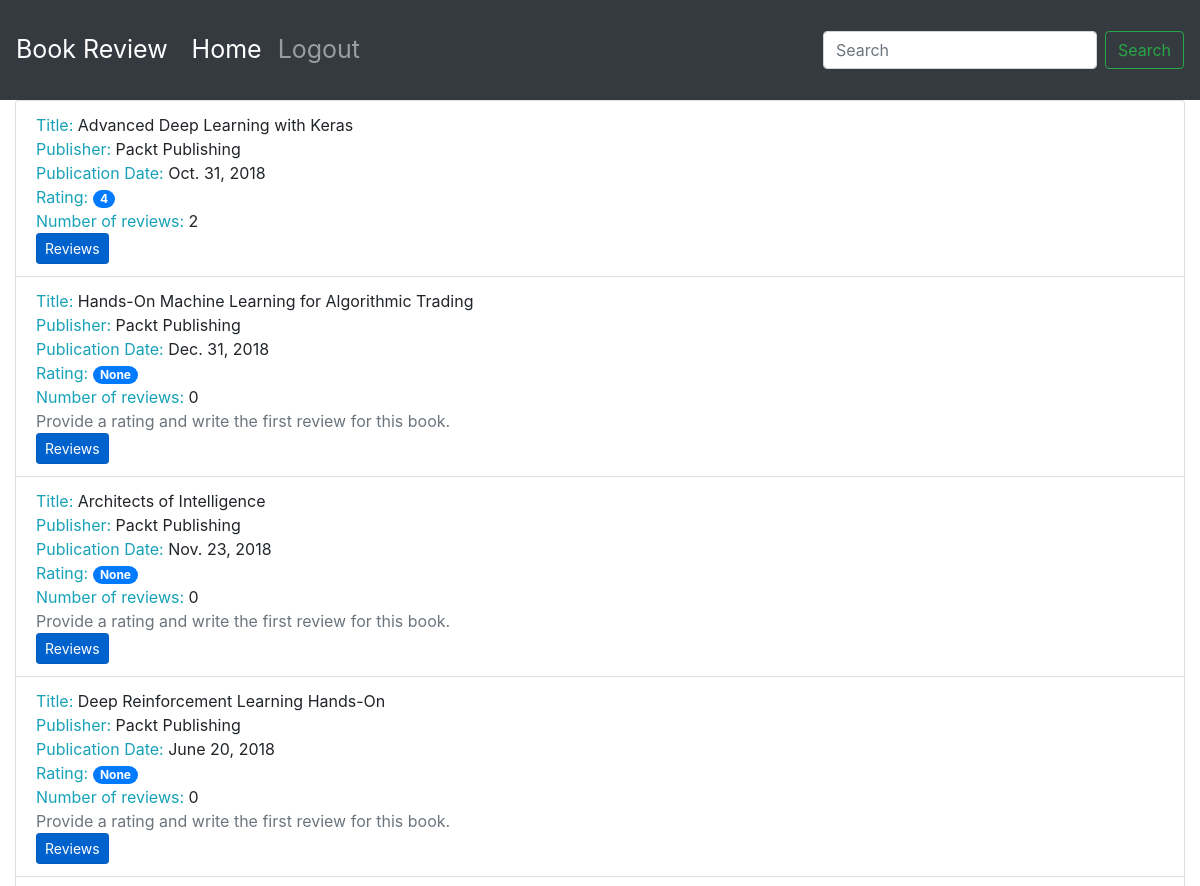
/books/ (upper part), run on an earlier commit of the app's database.
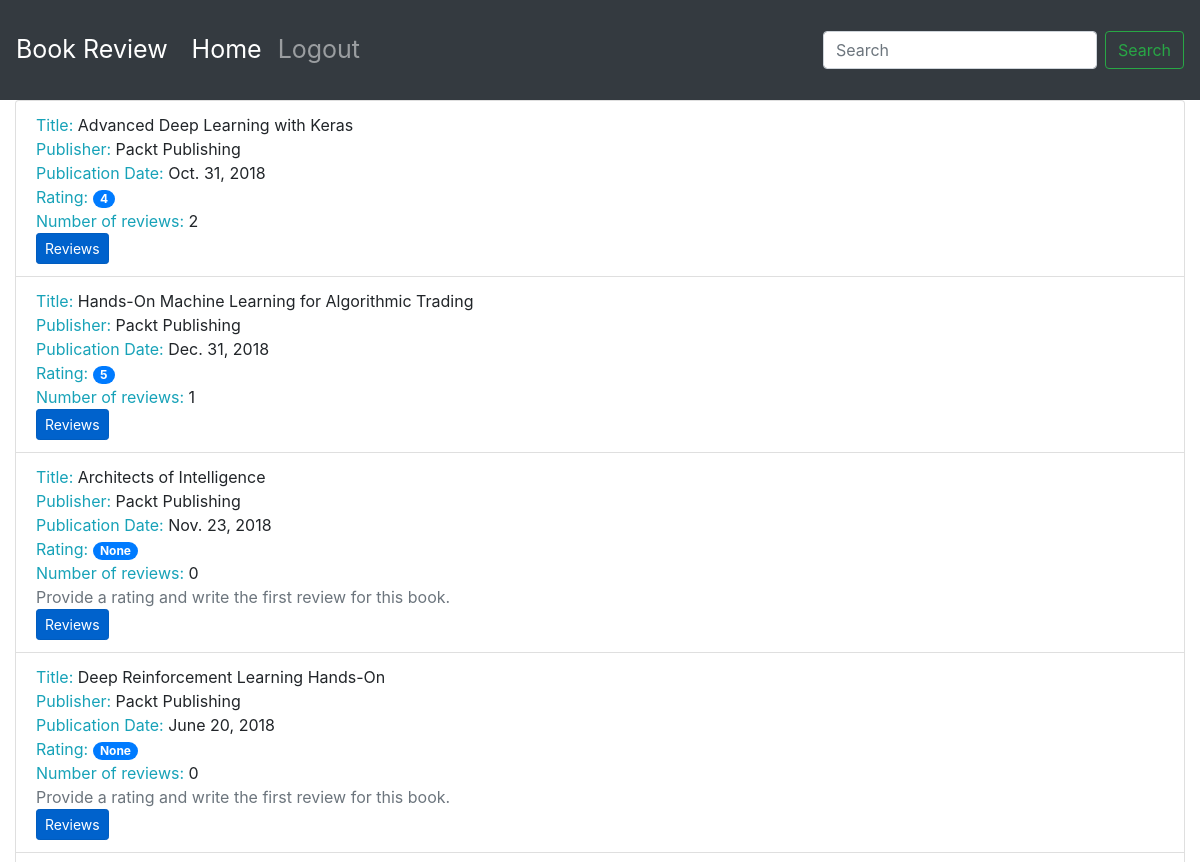
And on a later commit of the database.
### reviews/models.py (models this page shows, shortened)
class Book(models.Model):
    title = models.CharField(max_length=70,
                             help_text="The title of the book.")
    publication_date = models.DateField(
        verbose_name="Date the book was published.")
    isbn = models.CharField(max_length=20,
                            verbose_name="ISBN number of the book.")
    publisher = models.ForeignKey(Publisher,
                                  on_delete=models.CASCADE)
    contributors = models.ManyToManyField('Contributor',
                                          through="BookContributor")
    cover = models.ImageField(null=True, blank=True, upload_to='book_cover/')
    sample = models.FileField(null=True, blank=True, upload_to='book_sample/')

class Publisher(models.Model):
    name = models.CharField(max_length=50,
                            help_text="The name of the Publisher.")
    website = models.URLField(help_text="The Publisher's website.")
    email = models.EmailField(help_text="The Publisher's email address.")
    def __str__(self):
        return self.name

### reviews/views.py (the view)
# urls.py: path('books/', views.book_list, name='book_list'),
def book_list(request):
    books = Book.objects.all()
    book_list = []
    for book in books:
        reviews = book.review_set.all()
        if reviews:
            book_rating = average_rating([review.rating for review in reviews])
            number_of_reviews = len(reviews)
        else:
            book_rating = None
            number_of_reviews = 0
        book_list.append({'book':book,
                          'book_rating': book_rating,
                          'number_of_reviews': number_of_reviews})
    context = {
        'book_list': book_list
    }
    return render(request, 'book_list.html', context)

### reviews/utils.py (called while the page is built)
def average_rating(rating_list):
    if not rating_list:
        return 0
    return round(sum(rating_list) / len(rating_list))

### reviews/templates/book_list.html (shortened to what this page needs)
{% extends "base.html" %}
{% block content %}
<ul class='list-group'>
    {% for item in book_list %}
    <li class='list-group-item'>
        <span class='text-info'>Title: </span>
        <span>{{ item.book.title }}</span>
        <br>
        <span class='text-info'>Publisher: </span>
        <span>{{ item.book.publisher }}</span>
        <br>
        <span class='text-info'>Publication Date: </span>
        <span>{{ item.book.publication_date }}</span>
        <br>
        <span class='text-info'>Rating: </span>
        <span class='badge badge-primary badge-pill'>{{ item.book_rating }}</span>
        <br>
        <span class='text-info'>Number of reviews: </span>
        <span>{{ item.number_of_reviews }}</span>
        <br>
        {% if item.book_rating is null %}
        <span class='text-secondary'>Provide a rating and write the first review for this book.</span>
        <br>
        {% endif %}
        <a class="btn btn-primary btn-sm active" role="button" aria-pressed="true" href="/books/{{ item.book.id }}/">Reviews</a></li>
    {% endfor %}
</ul>
{% endblock %}

What changed in the data, as far as the page shows it:
changed Book "Hands-On Machine Learning for Algorithmic Trading": book_rating "None" → "5"; number_of_reviews "0" → "1"; no longer shows "Provide a rating and write the first review for this book."
